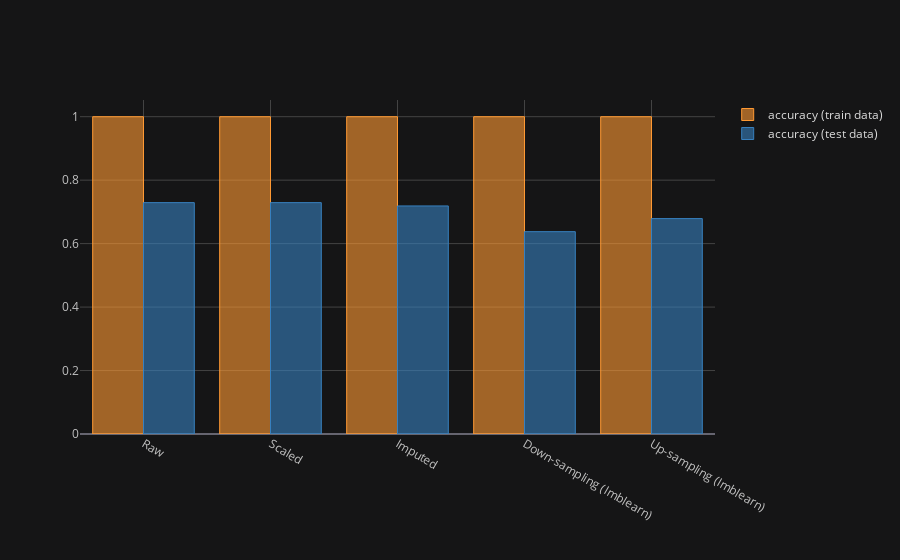

The code cell stored with this chart in its notebook:
### Code cell
# Changing the Criterion to entropy
classifier_entropy = DecisionTreeClassifier(criterion='entropy')
compare_parameters(classifier_entropy)

### Figure 1 — Plotly figure (JSON) as saved in the notebook; plotly's stock layout.template omitted (floating-point values rounded to 4 significant figures)
{"data": [{"marker": {"color": "rgba(255, 153, 51, 0.6)", "line": {"color": "rgba(255, 153, 51, 1.0)", "width": 1}}, "name": "accuracy (train data)", "orientation": "v", "text": "", "x": ["Raw", "Scaled", "Imputed", "Down-sampling (Imblearn)", "Up-sampling (Imblearn)"], "y": [1.0, 1.0, 1.0, 1.0, 1.0], "type": "bar"}, {"marker": {"color": "rgba(55, 128, 191, 0.6)", "line": {"color": "rgba(55, 128, 191, 1.0)", "width": 1}}, "name": "accuracy (test data)", "orientation": "v", "text": "", "x": ["Raw", "Scaled", "Imputed", "Down-sampling (Imblearn)", "Up-sampling (Imblearn)"], "y": [0.7292, 0.7292, 0.7188, 0.6377, 0.6789], "type": "bar"}], "layout": {"legend": {"bgcolor": "#151516", "font": {"color": "#D9D9D9"}}, "paper_bgcolor": "#151516", "plot_bgcolor": "#151516", "title": {"font": {"color": "#D9D9D9"}}, "xaxis": {"gridcolor": "#434343", "showgrid": true, "tickfont": {"color": "#C2C2C2"}, "title": {"font": {"color": "#D9D9D9"}, "text": ""}, "zerolinecolor": "#666570"}, "yaxis": {"gridcolor": "#434343", "showgrid": true, "tickfont": {"color": "#C2C2C2"}, "title": {"font": {"color": "#D9D9D9"}, "text": ""}, "zerolinecolor": "#666570"}}}
